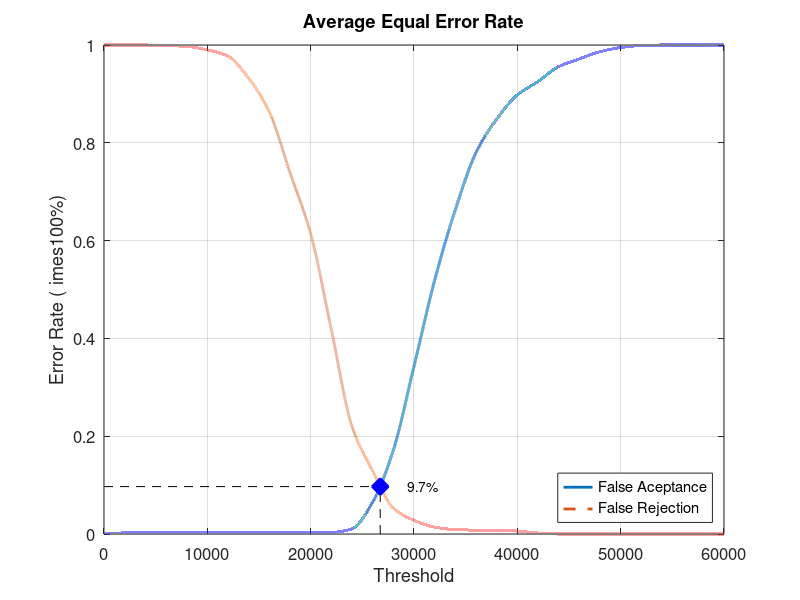
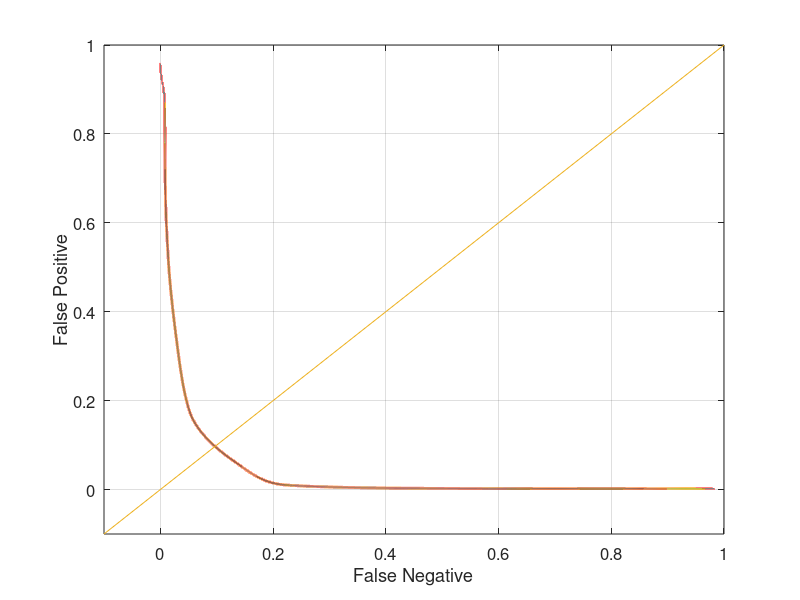

Source code (MATLAB) for these figures, in order:
close all;
clear;
clc;
x = 0:2000:60000;
xq = 0:0.5:60000;

y0 = [0 0.00210526 0.00210526 0.00210526 0.00210526 0.00210526 0.00210526 0.00210526 0.00210526 0.00210526 0.00210526 0.0031579 0.0105263 0.0652632 0.171579 0.343158 0.518947 0.663158 0.78 0.848421 0.897895 0.925263 0.955789 0.971579 0.986316 0.994737 0.998947 1 1 1 1]
yy0 = interp1(x, y0, xq, 'pchip');
y1 = [1 1 1 0.999 0.997 0.99 0.977 0.932 0.863 0.739 0.614 0.418 0.22 0.129 0.053 0.028 0.014 0.009 0.008 0.008 0.006 0.002 0 0 0 0 0 0 0 0 0]
yy1 = interp1(x, y1, xq, 'pchip');

% Calculating EER: 
y2 = abs(y0 - y1);
find(y2 == min(y2))
yy2 = abs(yy0 - yy1);
xEER = find(yy2 == min(yy2));
xEERIndex = xq(xEER) % X-axis EER
yEER = yy0(xEER) % Y-axis EER

main = figure
plot(xq, yy0,'-','LineWidth', 2);	hold on
plot(xq, yy1,'--','LineWidth', 2);	hold on
plot([xEERIndex xEERIndex], [0 yEER], 'k--');	hold on
plot([0 xEERIndex], [yEER yEER], 'k--');	hold on
plot(xEERIndex, yEER, 'bx', 'LineWidth', 10);	hold on
text(xEERIndex + 10 * xEERIndex / 100, yEER, [num2str(round((10000 * yEER)) / 100) '%'])
legend('False Aceptance', 'False Rejection', 'Location', 'SouthEast')
xlabel('Threshold')
ylabel('Error Rate (	imes100%)')
title('Average Equal Error Rate')
set(gca, 'FontSize', 12)
axis([0 60000 0 1])
grid on

print(main, 'Database2AverageMain', '-dpng');
FNRxFPR = figure('Color', [1 1 1]);
plot(yy1, yy0, '-', yy1, yy0, 'LineWidth', 2);
hold on
y = -0.1:0.1:1
plot(y, y); 
set(gca, 'FontSize', 12)
xlabel('False Negative')
ylabel('False Positive')
axis([-0.1 1 -0.1 1])
set(gca, 'FontSize', 12)
grid on

print(FNRxFPR, 'Database2AverageFNRxFPR','-dpng');
